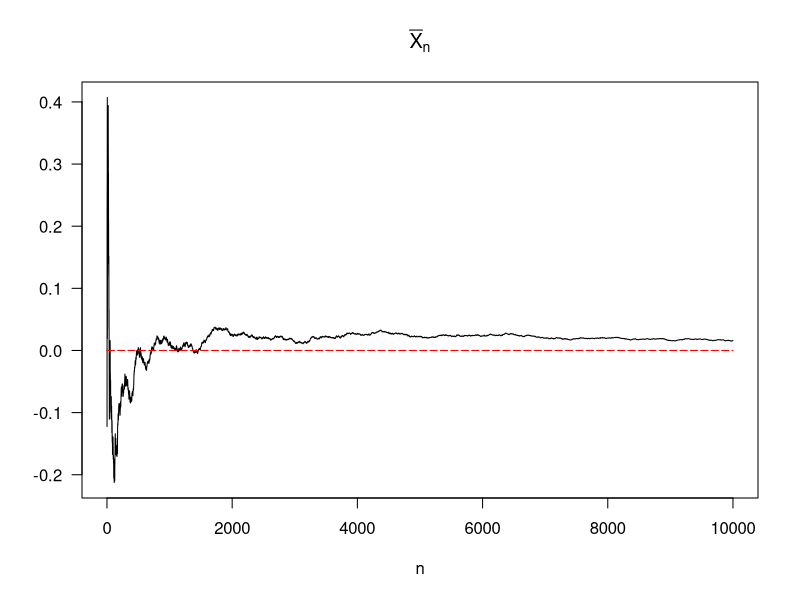
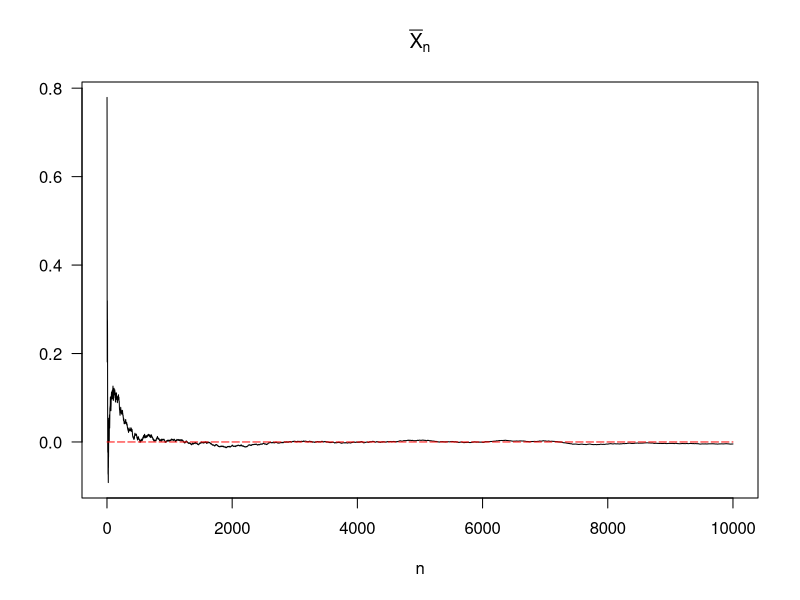
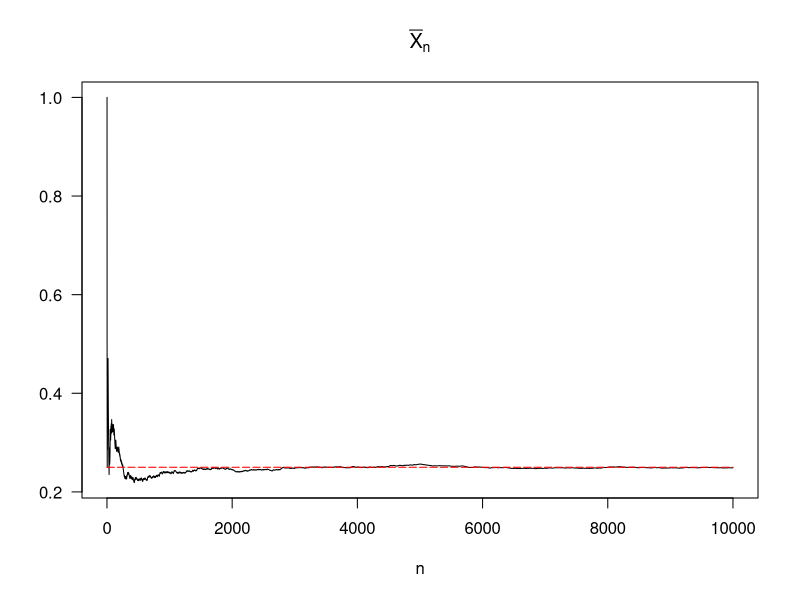
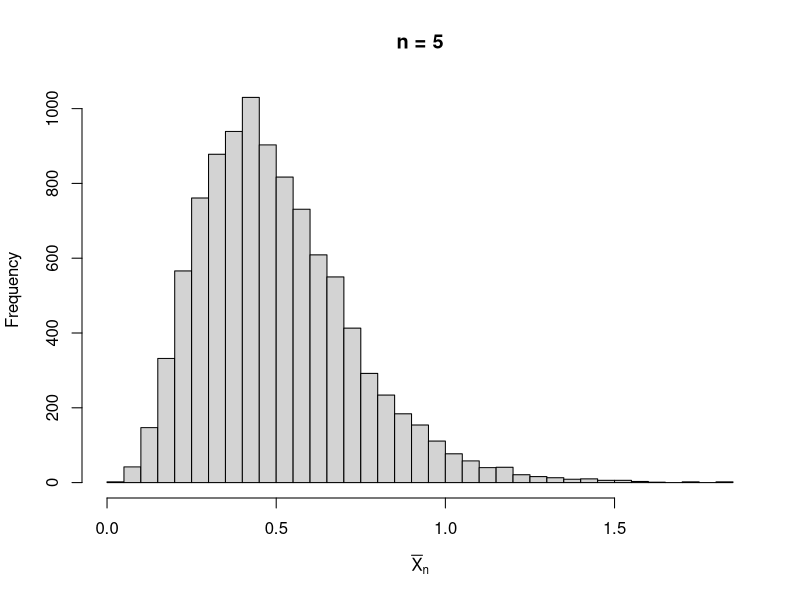
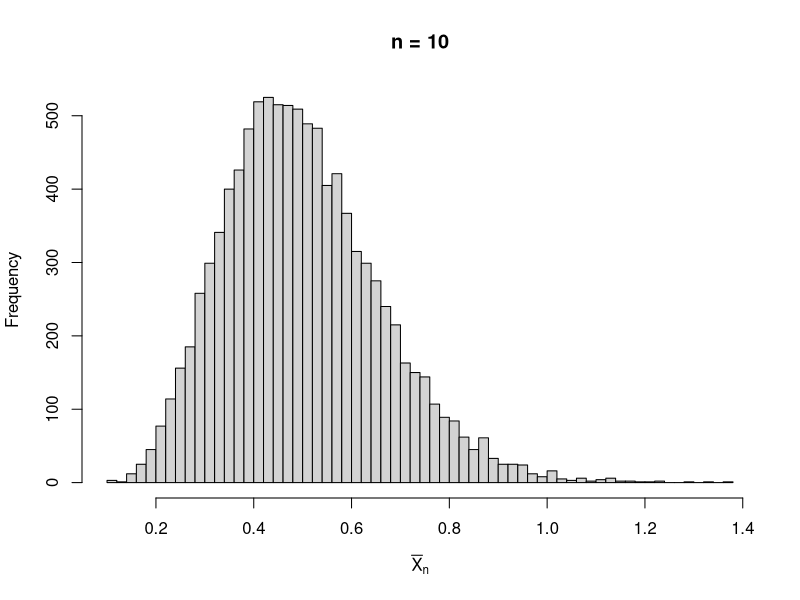
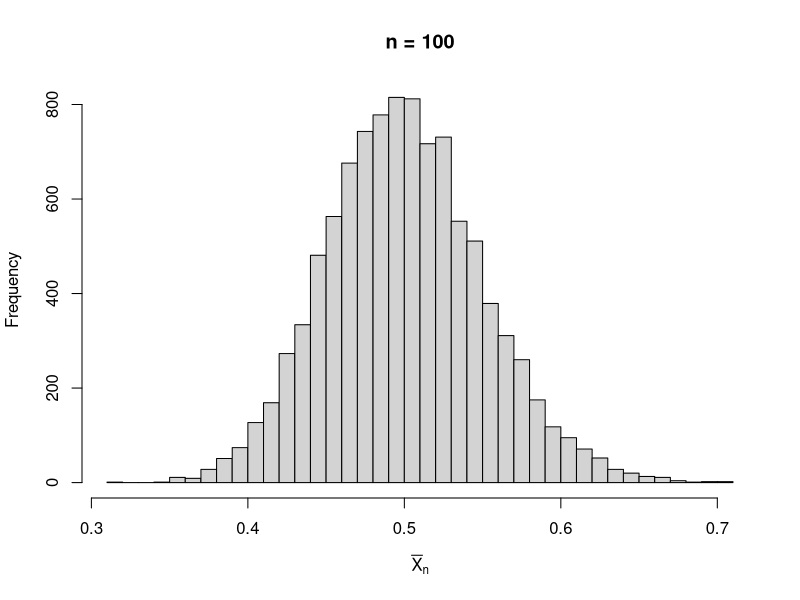
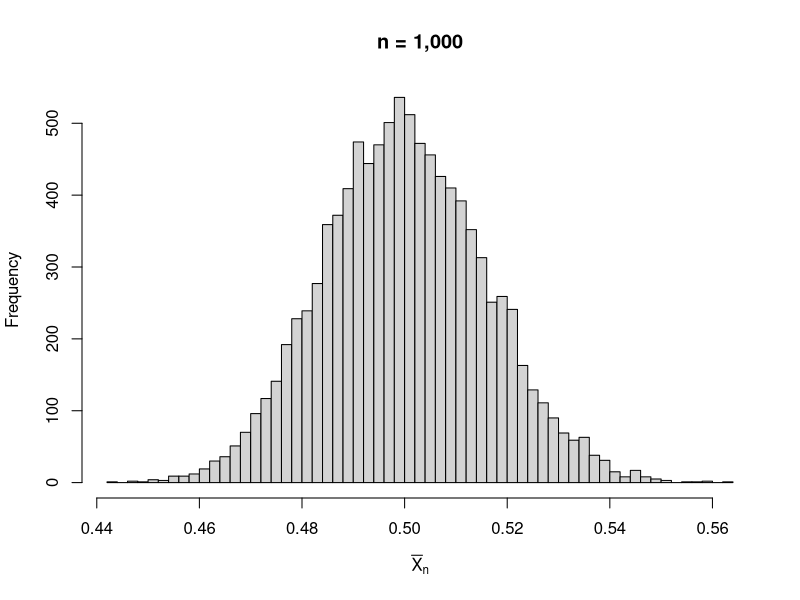

The R source for these figures, in order:
# Problem Set 0 ================================================================
# Author: Thomas Wiemann 

# This problem set serves as a brief illustration of the law of large numbers 
#     (LLN) and the central limit theorem (CLT). 

# Preliminaries ================================================================

# Here, we'd typically load required packages or our own custom code stored in 
#     other R scripts. For this problem set, base R suffices so we'll omit this
#     step here.

# Set random seed 
set.seed(2021)

# Exercise 1: Convergence to the mean ==========================================

# First, we set some parameters for the simulation exercise
nobs <- 10000 # maximum number of samples drawn 

# Second, we generate iid draws from various distributions. For simplicity, 
#     consider a standard normal N(0,1), a uniform on the interval (-1, 1), 
#     a Bernoulli B(p = 0.25).

draws_norm <- rnorm(nobs, mean = 0, sd = 1)
draws_unif <- runif(nobs, min = -1, max = 1)
draws_bern <- sample(c(0,1), size = nobs, replace = T, prob = c(0.75, 0.25))

# Calculate cumulative sums and divide by the number of draws to obtain the 
#     sample means after n draws, for n = {1, 2,..., 10000}. Note, these 
#     divisions are element-wise.

means_norm <- cumsum(draws_norm) / c(1:nobs)
means_unif <- cumsum(draws_unif) / c(1:nobs)
means_bern <- cumsum(draws_bern) / c(1:nobs)

# Normal draws
plot(means_norm, type = "l", main = expression(bar(X)[n]), col = "black",
     ylab = "", xlab = "n", las = 1)
lines(rep(0, nobs),  col = "red", lty = 5)

# Uniform draws
plot(means_unif, type = "l", main = expression(bar(X)[n]), col = "black",
     ylab = "", xlab = "n", las = 1)
lines(rep(0, nobs),  col = "red", lty = 5)

# Bernoulli draws
plot(means_bern, type = "l", main = expression(bar(X)[n]), col = "black",
     ylab = "", xlab = "n", las = 1)
lines(rep(0.25, nobs),  col = "red", lty = 5)

# Indeed, we see the sample means converging to the true means. 

# Exercise 2: Convergence in distribution ======================================

# As before, let's first define some parameters for the exercise. Here, our goal
#     is to visualize the distribution of the sample mean at various sample 
#     sizes. It thus makes sense to fix the number of simulated sample means at
#     a sufficiently high value (so that we can plot a proper histogram), and 
#     define a set of different sample sizes.

n_smplmeans <- 10000
nobs_set <-  c(5, 10, 100, 1000)

# To calculate the means, it's convenient to use a simple for-loop. Note that
#     we must first initialize a matrix to store our results in. This matrix
#     should be of appropriate dimension. Then, we loop over all possible values
#     in nobs_set.

res_sim <- matrix(NA, nrow = n_smplmeans, ncol = length(nobs_set))
for (j in 1:length(nobs_set)) {
  res_sim[, j] <- replicate(n_smplmeans, mean(rexp(nobs_set[j], 2)))
}#FOR

# Let us now plot the corresponding histograms.

hist(res_sim[, 1], 50, xlab = expression(bar(X)[n]), main = "n = 5")
hist(res_sim[, 2], 50, xlab = expression(bar(X)[n]), main = "n = 10")
hist(res_sim[, 3], 50, xlab = expression(bar(X)[n]), main = "n = 100")
hist(res_sim[, 4], 50, xlab = expression(bar(X)[n]), main = "n = 1,000")

# Indeed, we see that the distribution of the sample mean converges to a normal
#     distribution.